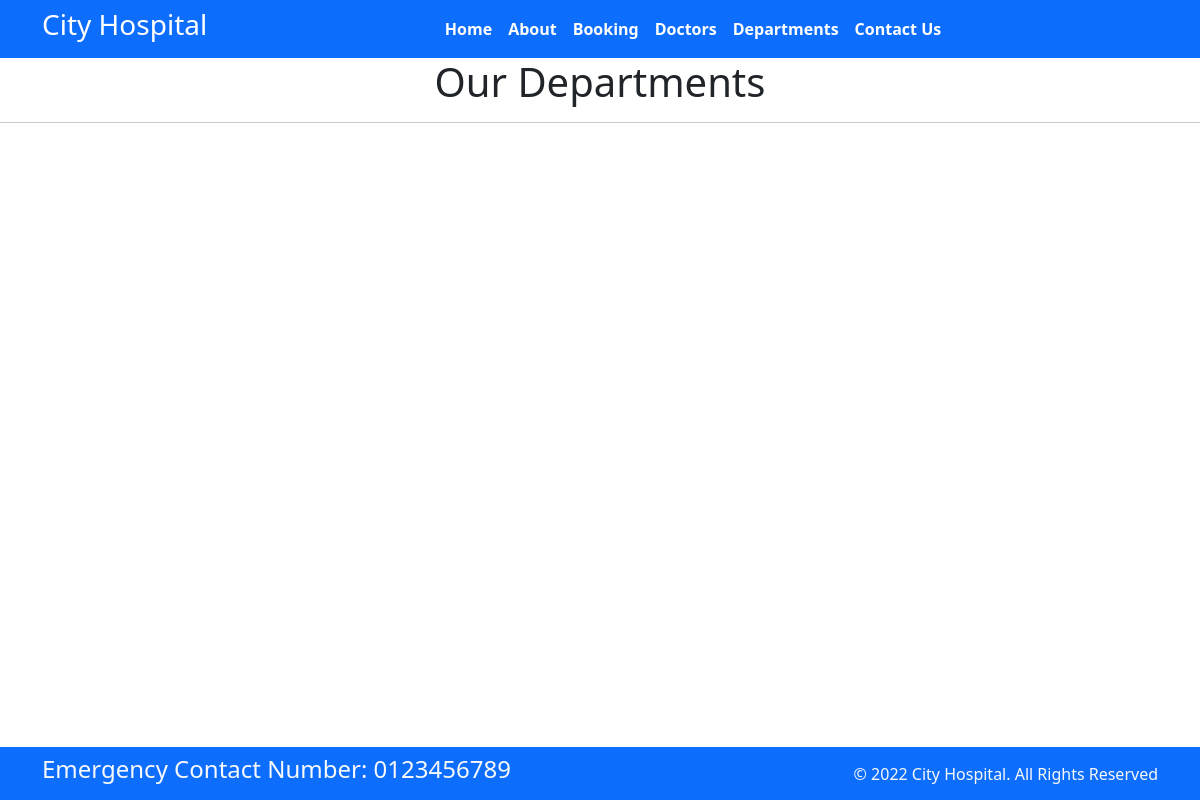
The page /department on the database as committed earlier.
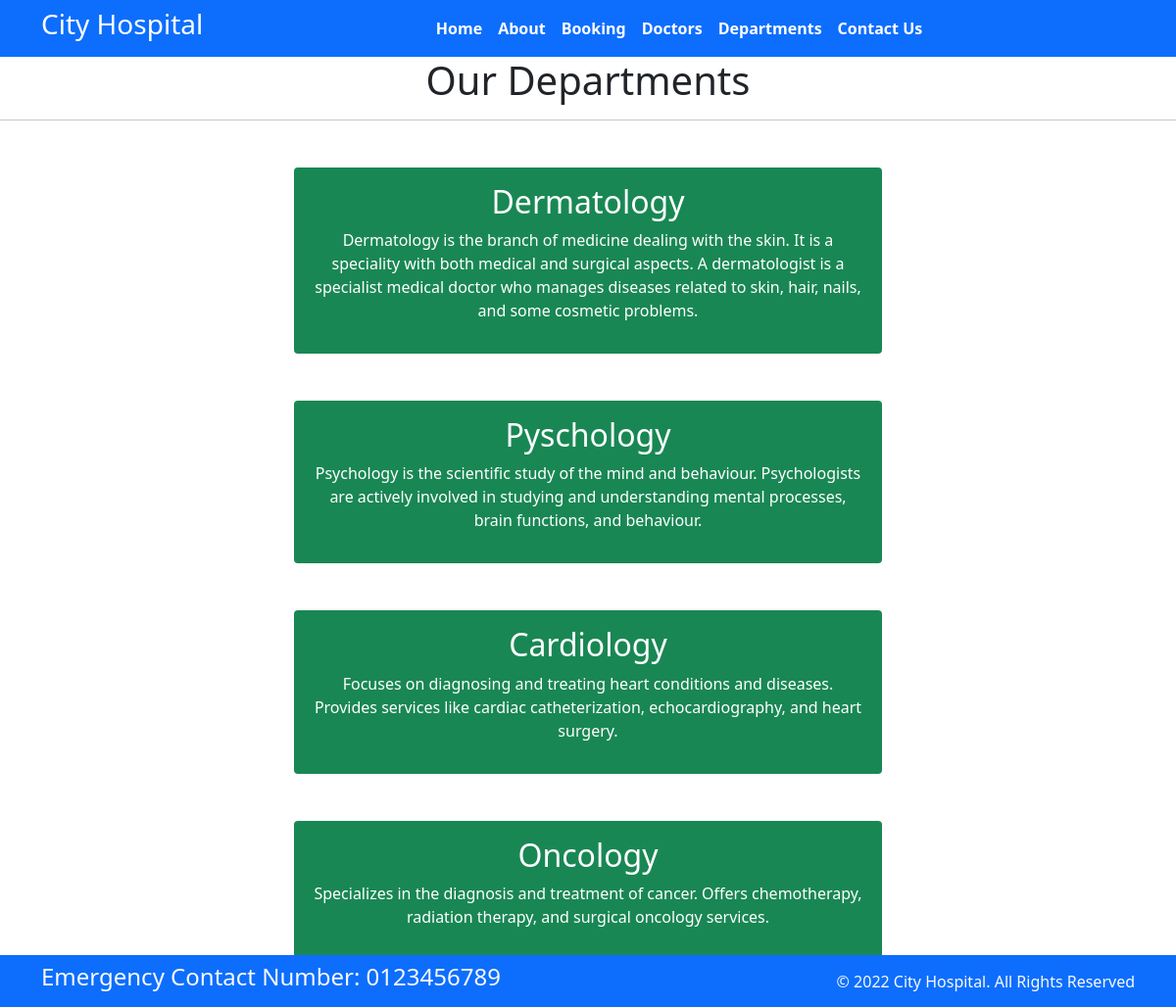
The same page on the database as committed later.
### home/models.py (models this page shows, shortened)
class Departments(models.Model):
    dep_name = models.CharField(max_length=100)
    dep_description = models.TextField()

### home/views.py (the view)
# urls.py: path('department', views.department, name='department'),
def department(request):
    dict_dept={
        'dept': Departments.objects.all()
    }
    return render(request, 'department.html', dict_dept)

### templates/department.html (shortened to what this page needs)
{% extends "base.html" %}
{% block content %}
    <h1 class="text-center">Our Departments</h1>
    <hr>
    {% for d in dept %}
    <div class="mx-auto w-50 bg-success text-center text-white p-3 my-5  border-warning rounded">
        <h2>{{d.dep_name}}</h2>
        <p>{{d.dep_description}}</p>
    </div>
    {% endfor %}
{% endblock content %}

Rows that differ between the two databases and show on the page:
added Departments: dep_name "Dermatology", dep_description "Dermatology is the branch of medicine dealing with the skin. It is a speciality with both medical and surgical aspects. A dermatologist is a specialist medical doctor who manages diseases related to skin, hair, nails, and some cosmetic problems."
added Departments: dep_name "Pyschology", dep_description "Psychology is the scientific study of the mind and behaviour. Psychologists are actively involved in studying and understanding mental processes, brain functions, and behaviour."
added Departments: dep_name "Cardiology", dep_description "Focuses on diagnosing and treating heart conditions and diseases. Provides services like cardiac catheterization, echocardiography, and heart surgery."
added Departments: dep_name "Oncology", dep_description "Specializes in the diagnosis and treatment of cancer. Offers chemotherapy, radiation therapy, and surgical oncology services."
